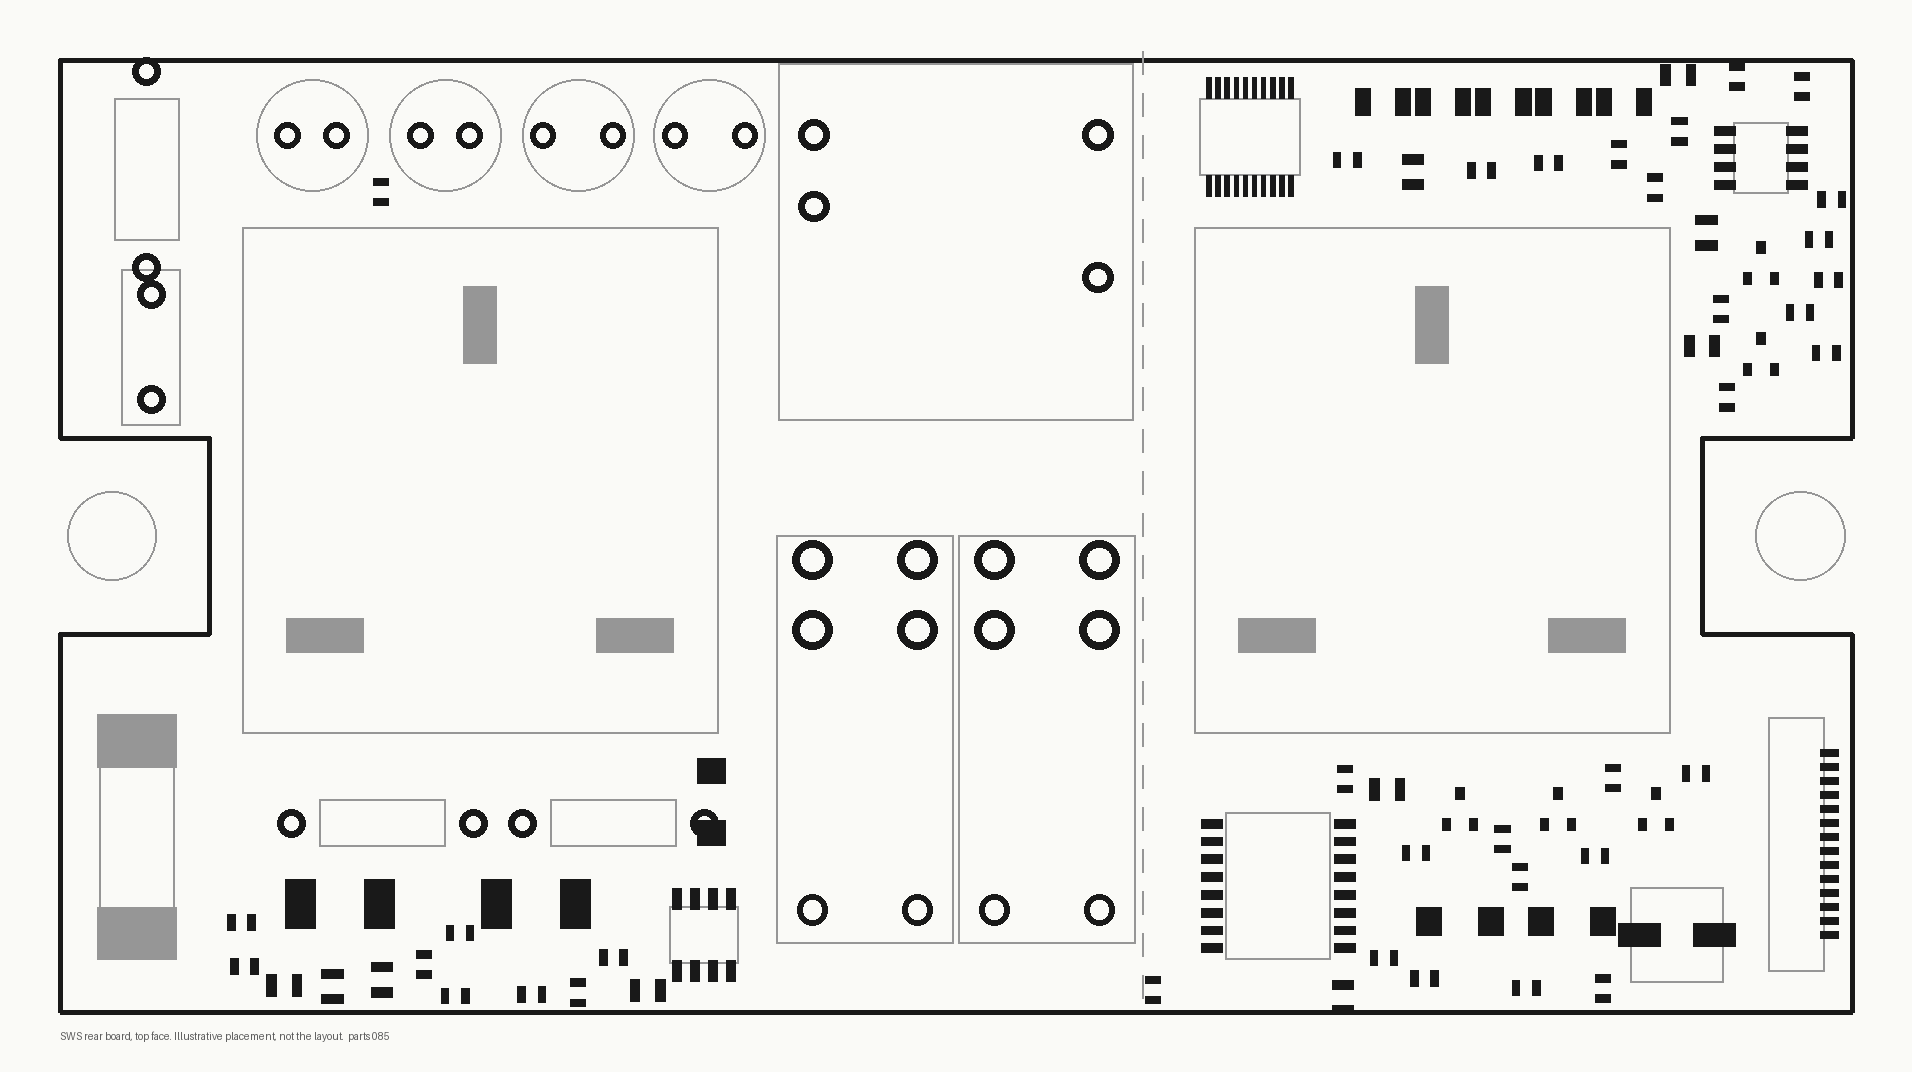

This figure's Python source:
# Line-art pad drawing of the rear board's top face, from the same illustrative placement as the renders.
import json, math
from PIL import Image, ImageDraw
rec = json.load(open("/tmp/rt/rear_top.json")); K = 14; W, H = 128, 68; M = 60
im = Image.new("RGB", (W * K + 2 * M, H * K + 2 * M), (250, 250, 247)); d = ImageDraw.Draw(im)
P = lambda x, y: (M + (x + W / 2) * K, M + (H / 2 - y) * K)
ink = (25, 25, 25); grey = (150, 150, 150)
out = [(-64, -34), (64, -34), (64, -7), (53.3, -7), (53.3, 7), (64, 7), (64, 34), (-64, 34), (-64, 7), (-53.3, 7), (-53.3, -7), (-64, -7)]
d.line([P(*p) for p in out] + [P(*out[0])], fill=ink, width=5, joint="curve")
BODY = dict(relay=(29, 12.7), ld03=(25.4, 25.4), fuse=(15.4, 5.35), ecap_tht=(8, 8), ind_radial=(8, 8), ecap_smd=(6.6, 6.6), soic16w=(10.3, 7.5), ssop20=(7.2, 5.3),
            soic8=(4.9, 3.9), fpc=(18, 4), mov=(4.2, 11), axial=(10, 4.6), tco=(9, 3.2))
for r in rec:
    a = math.radians(r["rot"]); ca, sa = math.cos(a), math.sin(a)
    tf = lambda dx, dy: P(r["x"] + dx * ca - dy * sa, r["y"] + dx * sa + dy * ca)
    if r["kind"] in BODY:
        bw, bh = BODY[r["kind"]]; c = [tf(-bw / 2, -bh / 2), tf(bw / 2, -bh / 2), tf(bw / 2, bh / 2), tf(-bw / 2, bh / 2)]
        if r["kind"] in ("ecap_tht", "ind_radial"): x, y = tf(0, 0); d.ellipse([x - 4 * K, y - 4 * K, x + 4 * K, y + 4 * K], outline=grey, width=2)
        else: d.line(c + [c[0]], fill=grey, width=2)
    for dx, dy, w, h, hole in r["pads"]:
        x, y = tf(dx, dy)
        if hole:
            R = w / 2 * K; d.ellipse([x - R, y - R, x + R, y + R], outline=ink, width=max(3, int((w - hole) / 2 * K)))
        else:
            c = [tf(dx - w / 2, dy - h / 2), tf(dx + w / 2, dy - h / 2), tf(dx + w / 2, dy + h / 2), tf(dx - w / 2, dy + h / 2)]
            d.polygon(c, fill=grey if w * h > 8 else ink)
for cx in (-34, 34):
    c = [P(cx - 17, -14), P(cx + 17, -14), P(cx + 17, 22), P(cx - 17, 22)]; d.line(c + [c[0]], fill=grey, width=2)
for y in range(-33, 34, 3): d.line([P(13.4, y), P(13.4, y + 1.6)], fill=grey, width=2)
for sx in (-60.3, 60.3):
    x, y = P(sx, 0); d.ellipse([x - 3.2 * K, y - 3.2 * K, x + 3.2 * K, y + 3.2 * K], outline=grey, width=2)
d.text((M, H * K + M + 18), "SWS rear board, top face. Illustrative placement, not the layout.  parts %03d" % len(rec), fill=(90, 90, 90))
im.save("/tmp/rt/lineart.png"); print("ok", im.size)
